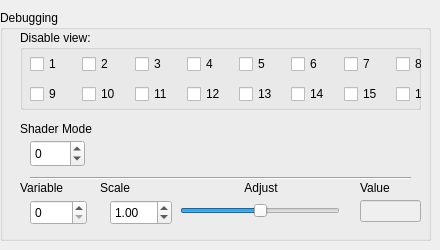
   <widget class="QWidget" name="tab_2">
    <attribute name="title">
     <string>Debugging</string>
    </attribute>
    <widget class="QGroupBox" name="groupBox_4">
     <property name="geometry">
      <rect>
       <x>0</x>
       <y>10</y>
       <width>431</width>
       <height>231</height>
      </rect>
     </property>
     <property name="title">
      <string>Debugging</string>
     </property>
     <property name="flat">
      <bool>false</bool>
     </property>
     <property name="checkable">
      <bool>false</bool>
     </property>
     <property name="checked">
      <bool>false</bool>
     </property>
     <widget class="QGroupBox" name="groupBox_5">
      <property name="geometry">
       <rect>
        <x>20</x>
        <y>20</y>
        <width>401</width>
        <height>80</height>
       </rect>
      </property>
      <property name="title">
       <string>Disable view:</string>
      </property>
      <widget class="QWidget" name="gridLayoutWidget_4">
       <property name="geometry">
        <rect>
         <x>10</x>
         <y>20</y>
         <width>412</width>
         <height>60</height>
        </rect>
       </property>
       <layout class="QGridLayout" name="gridLayout_4">
        <item row="0" column="0">
         <widget class="QCheckBox" name="checkBox_01">
          <property name="text">
           <string>1</string>
          </property>
         </widget>
        </item>
        <item row="0" column="1">
         <widget class="QCheckBox" name="checkBox_02">
          <property name="text">
           <string>2</string>
          </property>
         </widget>
        </item>
        <item row="0" column="2">
         <widget class="QCheckBox" name="checkBox_03">
          <property name="text">
           <string>3</string>
          </property>
         </widget>
        </item>
        <item row="0" column="3">
         <widget class="QCheckBox" name="checkBox_04">
          <property name="text">
           <string>4</string>
          </property>
         </widget>
        </item>
        <item row="0" column="4">
         <widget class="QCheckBox" name="checkBox_05">
          <property name="text">
           <string>5</string>
          </property>
         </widget>
        </item>
        <item row="0" column="5">
         <widget class="QCheckBox" name="checkBox_06">
          <property name="text">
           <string>6</string>
          </property>
         </widget>
        </item>
        <item row="0" column="6">
         <widget class="QCheckBox" name="checkBox_07">
          <property name="text">
           <string>7</string>
          </property>
         </widget>
        </item>
        <item row="0" column="7">
         <widget class="QCheckBox" name="checkBox_08">
          <property name="text">
           <string>8</string>
          </property>
         </widget>
        </item>
        <item row="1" column="0">
         <widget class="QCheckBox" name="checkBox_09">
          <property name="text">
           <string>9</string>
          </property>
         </widget>
        </item>
        <item row="1" column="1">
         <widget class="QCheckBox" name="checkBox_10">
          <property name="text">
           <string>10</string>
          </property>
         </widget>
        </item>
        <item row="1" column="2">
         <widget class="QCheckBox" name="checkBox_11">
          <property name="text">
           <string>11</string>
          </property>
         </widget>
        </item>
        <item row="1" column="3">
         <widget class="QCheckBox" name="checkBox_12">
          <property name="text">
           <string>12</string>
          </property>
         </widget>
        </item>
        <item row="1" column="4">
         <widget class="QCheckBox" name="checkBox_13">
          <property name="text">
           <string>13</string>
          </property>
         </widget>
        </item>
        <item row="1" column="5">
         <widget class="QCheckBox" name="checkBox_14">
          <property name="text">
           <string>14</string>
          </property>
         </widget>
        </item>
        <item row="1" column="6">
         <widget class="QCheckBox" name="checkBox_15">
          <property name="text">
           <string>15</string>
          </property>
         </widget>
        </item>
        <item row="1" column="7">
         <widget class="QCheckBox" name="checkBox_16">
          <property name="text">
           <string>16</string>
          </property>
         </widget>
        </item>
       </layout>
      </widget>
     </widget>
     <widget class="QSpinBox" name="spinBox">
      <property name="geometry">
       <rect>
        <x>30</x>
        <y>130</y>
        <width>55</width>
        <height>27</height>
       </rect>
      </property>
      <property name="minimum">
       <number>-99</number>
      </property>
     </widget>
     <widget class="QLabel" name="label_5">
      <property name="geometry">
       <rect>
        <x>20</x>
        <y>110</y>
        <width>101</width>
        <height>17</height>
       </rect>
      </property>
      <property name="toolTip">
       <string>&lt;html&gt;&lt;head/&gt;&lt;body&gt;&lt;p&gt;For Wafel renderer, try -10 to see view-render output in framebuffer (no hologram) &lt;/p&gt;&lt;/body&gt;&lt;/html&gt;</string>
      </property>
      <property name="text">
       <string>Shader Mode</string>
      </property>
     </widget>
     <widget class="QSpinBox" name="VarSelectSpinbox">
      <property name="geometry">
       <rect>
        <x>30</x>
        <y>190</y>
        <width>57</width>
        <height>25</height>
       </rect>
      </property>
     </widget>
     <widget class="QSlider" name="VarAdjustSlider">
      <property name="geometry">
       <rect>
        <x>180</x>
        <y>190</y>
        <width>160</width>
        <height>22</height>
       </rect>
      </property>
      <property name="minimum">
       <number>-100</number>
      </property>
      <property name="maximum">
       <number>100</number>
      </property>
      <property name="orientation">
       <enum>Qt::Horizontal</enum>
      </property>
      <property name="tickPosition">
       <enum>QSlider::NoTicks</enum>
      </property>
      <property name="tickInterval">
       <number>1</number>
      </property>
     </widget>
     <widget class="QLineEdit" name="VarValueEdit">
      <property name="enabled">
       <bool>false</bool>
      </property>
      <property name="geometry">
       <rect>
        <x>360</x>
        <y>190</y>
        <width>61</width>
        <height>22</height>
       </rect>
      </property>
     </widget>
     <widget class="QDoubleSpinBox" name="VarScaleSpinbox">
      <property name="geometry">
       <rect>
        <x>110</x>
        <y>190</y>
        <width>62</width>
        <height>25</height>
       </rect>
      </property>
      <property name="minimum">
       <double>-10000.000000000000000</double>
      </property>
      <property name="maximum">
       <double>10000.000000000000000</double>
      </property>
      <property name="value">
       <double>1.000000000000000</double>
      </property>
     </widget>
     <widget class="Line" name="line_3">
      <property name="geometry">
       <rect>
        <x>30</x>
        <y>160</y>
        <width>381</width>
        <height>16</height>
       </rect>
      </property>
      <property name="orientation">
       <enum>Qt::Horizontal</enum>
      </property>
     </widget>
     <widget class="QLabel" name="label_6">
      <property name="geometry">
       <rect>
        <x>20</x>
        <y>170</y>
        <width>62</width>
        <height>16</height>
       </rect>
      </property>
      <property name="text">
       <string>Variable</string>
      </property>
     </widget>
     <widget class="QLabel" name="label_7">
      <property name="geometry">
       <rect>
        <x>100</x>
        <y>170</y>
        <width>62</width>
        <height>16</height>
       </rect>
      </property>
      <property name="text">
       <string>Scale</string>
      </property>
     </widget>
     <widget class="QLabel" name="label_8">
      <property name="geometry">
       <rect>
        <x>360</x>
        <y>170</y>
        <width>62</width>
        <height>16</height>
       </rect>
      </property>
      <property name="text">
       <string>Value</string>
      </property>
     </widget>
     <widget class="QLabel" name="label_9">
      <property name="geometry">
       <rect>
        <x>230</x>
        <y>170</y>
        <width>62</width>
        <height>16</height>
       </rect>
      </property>
      <property name="text">
       <string>Adjust</string>
      </property>
      <property name="alignment">
       <set>Qt::AlignCenter</set>
      </property>
     </widget>
    </widget>
   </widget>
